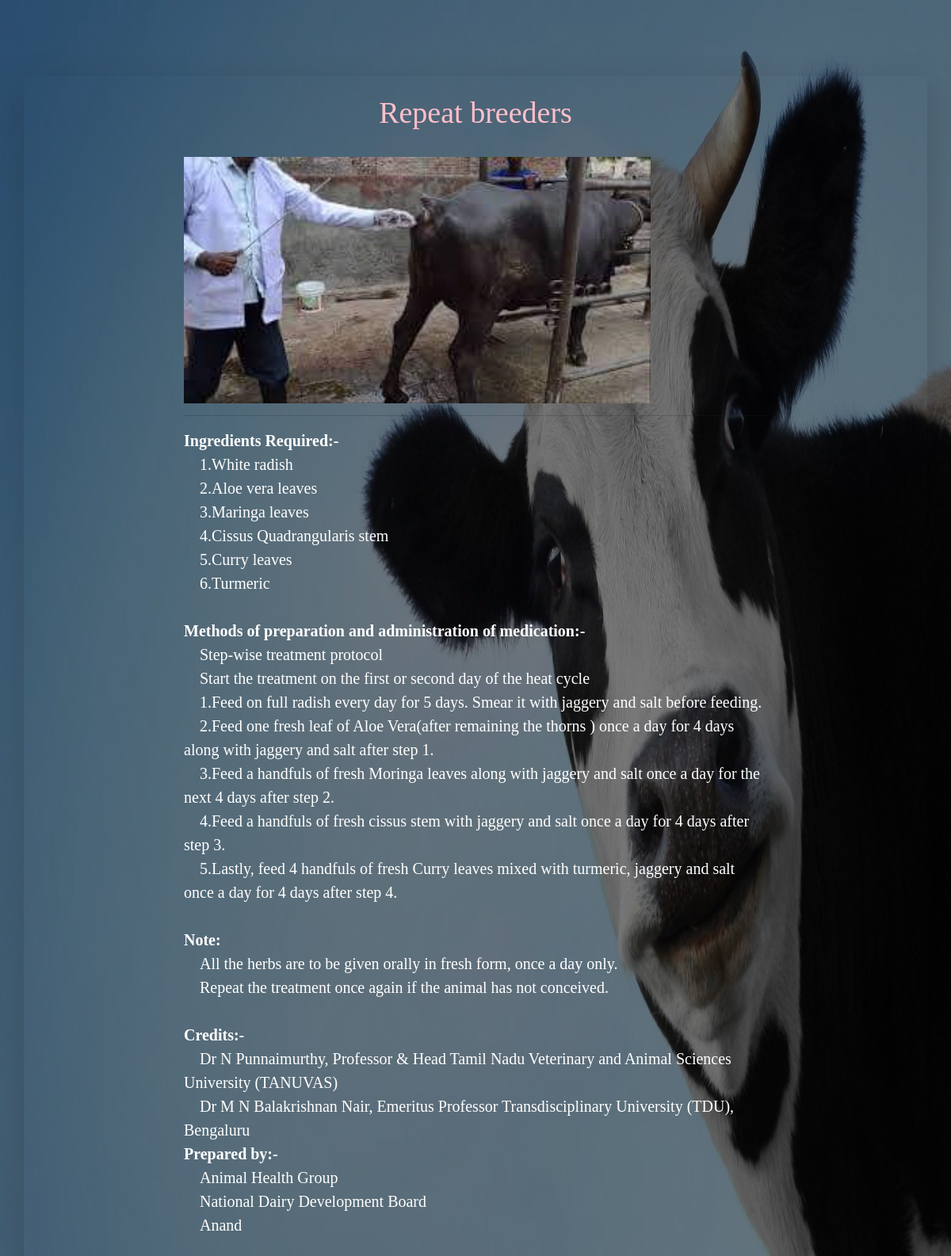
Screenshot of /PHP/content.php?myid=1 with the database file from the repository.
### tables this page shows
CREATE TABLE `tblnews` (
  `n_id` int(10) NOT NULL,
  `n_title` varchar(100) NOT NULL,
  `subject` varchar(200) NOT NULL,
  `content` text NOT NULL,
  `photo_id` varchar(500) NOT NULL,
  `n_date` date NOT NULL DEFAULT current_timestamp(),
  `n_time` time(6) NOT NULL DEFAULT current_timestamp()
);

### PHP/content.php (the view, shortened to what this page needs)
<!DOCTYPE html>
<html lang="en">
    <head>
        <link rel="stylesheet" href="css/bootstrap.min.css">
        <link rel="stylesheet" href="https://cdnjs.cloudflare.com/ajax/libs/font-awesome/6.4.0/css/all.min.css">
        <link rel="stylesheet" href="css/home.css">
    </head>
    <body style="background-image: url(img3.jpg);background-size:100% 100%;background-repeat: no-repeat;">
        <div class="main">
            <br/>
            <br/>
            <br/>
            <div class="container mt-4 shadow-lg " style="height: 100%;">
                <div class="row">
                    <div class="col-md-2" ></div>
                        <div class="col-md-8" style="font-family: 'Times New Roman';">
                            <br/>
                            <?php
                            $id=$_GET["myid"];
                            $con=new mysqli("localhost","root","","phpdairy1");
                            $sql="SELECT * FROM tblnews WHERE $id=n_id";
                            $result=$con->query($sql);
                            while($row = $result->fetch_assoc()){
                                echo "
                                <h2 class='text-center'style='color:pink;font-weight-bold;font-size:38px;'>$row[n_title]<br></h2>
                            <br/><img src='$row[photo_id]' height='20%' width='80%'><br>
                            <hr>
                            <p class='text-white text-justify' style='font-size:20px; '>
                            $row[content]<br></p>";
                            }
                            ?>
                        </div>
                </div>
            </div>
            <br/>
            <br/>
            <br/>
            </div>
    </body>
</html>

### css/home.css (style rules this page uses)
* { margin: 0; padding: 0; }
.main { width: 100%; background:linear-gradient(to top,rgba(0,0,0,0.5)50%,rgba(0,0,0,0.5)50%); background-position: center; background-size: cover; height:100%; }
hr { margin-top: 2%; }

### rows the page displays
tblnews: n_title "Repeat breeders", photo (picture), content "Ingredients Required:- 1.White radish 2.Aloe vera leaves 3.Maringa leaves 4.Cissus Quadrangularis stem 5.Curry leaves 6.Turmeric Methods of preparation and administration of medication:- Step-wise treatment protocol Start the treatment on the first or second day of the heat cycle 1.Feed on full radish every day for 5 days. Smear it with jaggery and salt before feeding. 2.Feed one fresh leaf of Aloe Vera(after remaining the thorns ) once a day for 4 days along with jaggery and salt after step 1. 3.Feed a handfuls of fresh Moringa leaves along with jaggery and salt once a day for the next 4 days after step 2. 4.Feed a handfuls of fresh cissus stem with jaggery and salt once a day for 4 days…"
